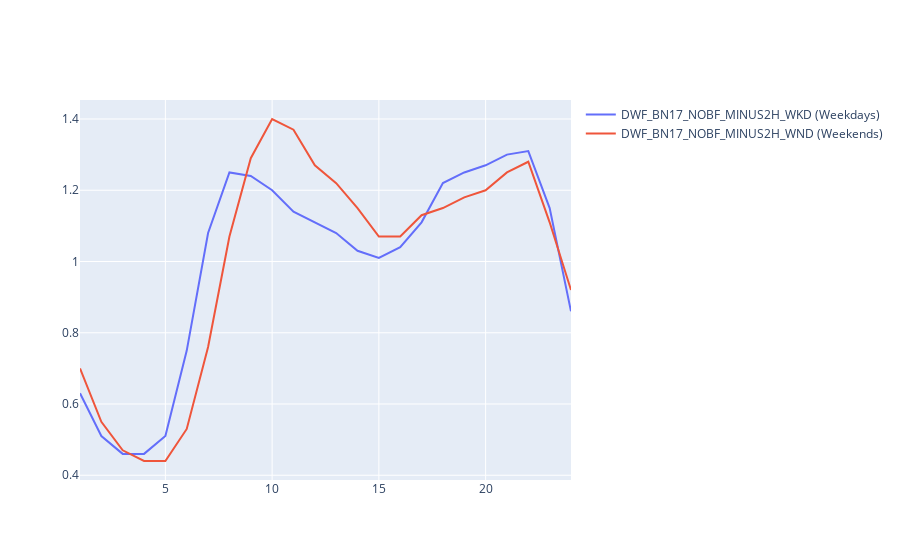

Source (notebook cell):
### Code cell
zone = 'BN17'


fig_diurnal = go.Figure()
diurnals_filter1 = diurnals[diurnals.Zone==zone]
profile_ids = list(diurnals_filter1.Profile.unique())
for profile_id in profile_ids:
    diurnals_filter2 = diurnals_filter1[diurnals_filter1.Profile==profile_id]
    fig_diurnal.add_trace(go.Scatter(x=diurnals_filter2.Sqn, 
                                 y = diurnals_filter2.Multiplier, 
                                 mode='lines',name=profile_id + ' (' + diurnals_filter2.iloc[0,2] + ')'))    
fig_diurnal.show()

### Figure 1 — Plotly figure (JSON) as saved in the notebook; plotly's stock layout.template omitted (floating-point values rounded to 4 significant figures)
{"data": [{"mode": "lines", "name": "DWF_BN17_NOBF_MINUS2H_WKD (Weekdays)", "type": "scatter", "x": [1, 2, 3, 4, 5, 6, 7, 8, 9, 10, 11, 12, 13, 14, 15, 16, 17, 18, 19, 20, 21, 22, 23, 24], "y": [0.63, 0.51, 0.46, 0.46, 0.51, 0.75, 1.08, 1.25, 1.24, 1.2, 1.14, 1.11, 1.08, 1.03, 1.01, 1.04, 1.11, 1.22, 1.25, 1.27, 1.3, 1.31, 1.15, 0.86]}, {"mode": "lines", "name": "DWF_BN17_NOBF_MINUS2H_WND (Weekends)", "type": "scatter", "x": [1, 2, 3, 4, 5, 6, 7, 8, 9, 10, 11, 12, 13, 14, 15, 16, 17, 18, 19, 20, 21, 22, 23, 24], "y": [0.7, 0.55, 0.47, 0.44, 0.44, 0.53, 0.76, 1.07, 1.29, 1.4, 1.37, 1.27, 1.22, 1.15, 1.07, 1.07, 1.13, 1.15, 1.18, 1.2, 1.25, 1.28, 1.11, 0.92]}], "layout": {}}
